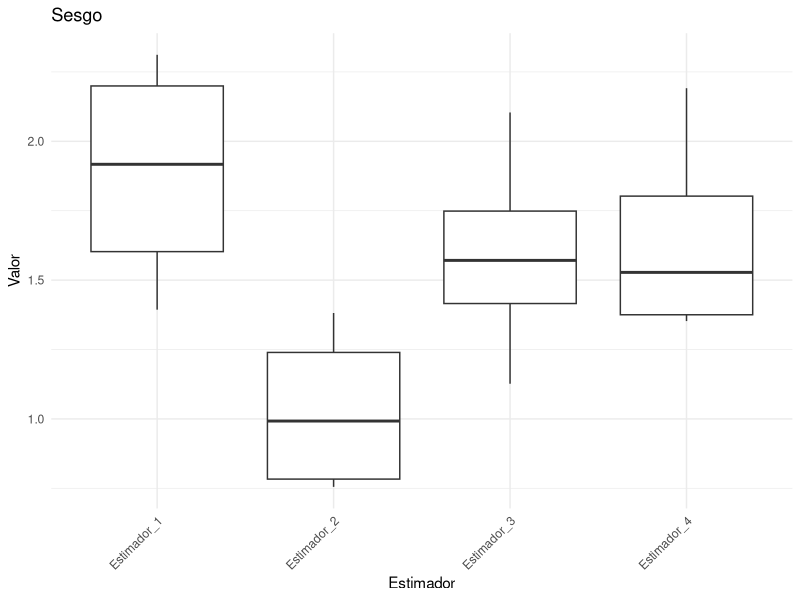
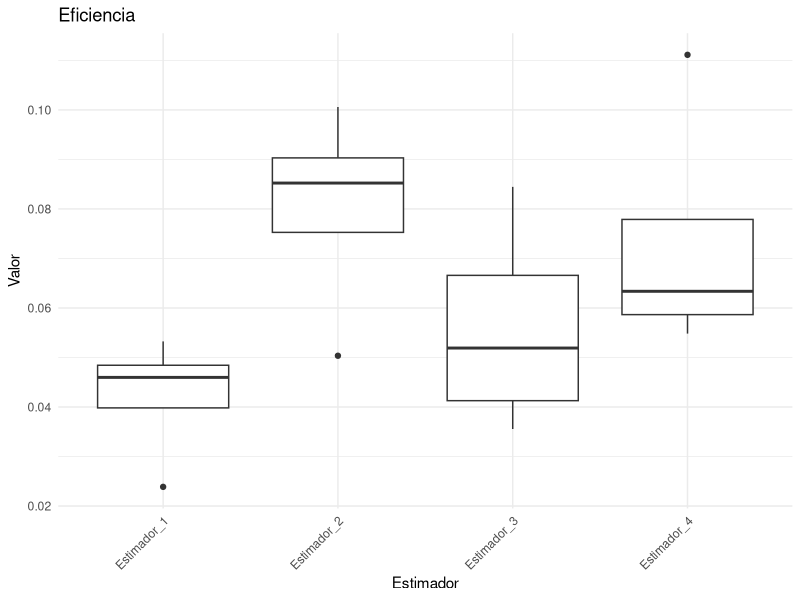
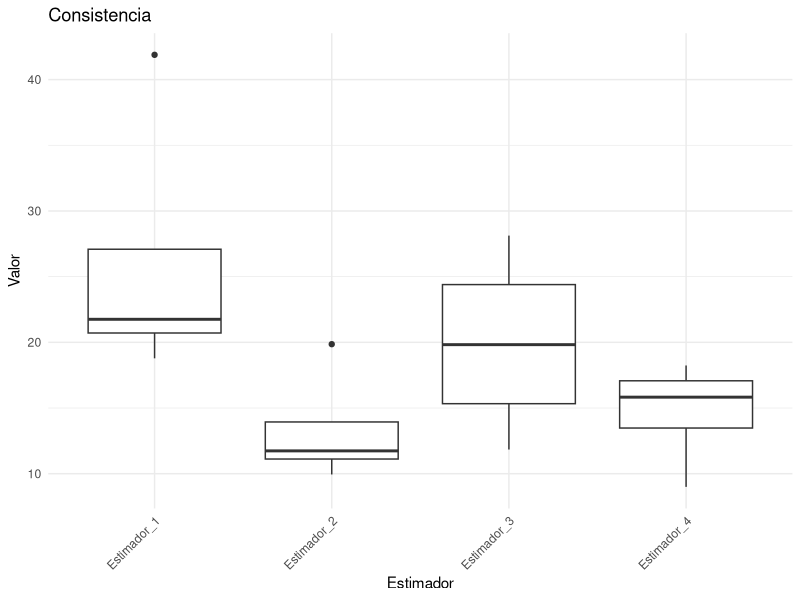

Reproduce these figures in R, in order.
## ---- chunk 1
library(ggplot2)
# semilla
set.seed(123)

# Definimos las muestra - cantidad de simulaciones
n_muestras <- c(20, 50, 100, 1000)

# valor del parámetro θ
theta <- 5

# Almacenamos los resultados
resultados <- list()

# Se realizan las  simulaciones
for (n in n_muestras) {
  num_simulaciones <- n  # Ajustamos el número de simulaciones a n
  
  # Creamos los estimadores
  estimadores <- list(
    Estimador_1 = function(x) (x[1] + x[2])/6 + (x[3] + x[4])/3,
    Estimador_2 = function(x) (x[1] + 2*x[2] + 3*x[3] + 4*x[4])/5,
    Estimador_3 = function(x) sum(x)/4,
    Estimador_4 = function(x) (min(x) + max(x))/2
  )
  simulaciones <- matrix(rexp(4 * num_simulaciones, rate = 1/theta), nrow = num_simulaciones)
  
  estimaciones <- matrix(apply(simulaciones, 1, function(x) sapply(estimadores, function(est) est(x))), nrow = num_simulaciones)
  
  sesgos <- colMeans(estimaciones) - theta
  eficiencias <- 1 / colMeans((estimaciones - theta)^2)
  consistencias <- colMeans((estimaciones - theta)^2)
  
  medias <- colMeans(estimaciones)
  varianzas <- apply(estimaciones, 2, var)
  
  resultados[[as.character(n)]] <- data.frame(Estimador = names(estimadores), N = n, Sesgo = sesgos, Eficiencia = eficiencias,
                                              Consistencia = consistencias, Media = medias,
                                              Varianza = varianzas)
}
## ---- chunk 2
# Unimos los resultados en un DataFrame
resultados_df <- do.call(rbind, resultados)
rownames(resultados_df) <- NULL

# Resultados por cada parametro y propiedad
print(resultados_df)

# tema para las gráficas
theme_set(theme_minimal())

#  Propiedad Sesgo -Gráfica
sesgo_plot <- ggplot(resultados_df, aes(x = Estimador, y = Sesgo)) +
  geom_boxplot() +
  labs(title = "Sesgo", y = "Valor") +
  theme(axis.text.x = element_text(angle = 45, hjust = 1))

# Propiedad Eficiencia - Gráfica
eficiencia_plot <- ggplot(resultados_df, aes(x = Estimador, y = Eficiencia)) +
  geom_boxplot() +
  labs(title = "Eficiencia", y = "Valor") +
  theme(axis.text.x = element_text(angle = 45, hjust = 1))

# Propiedad Consistencia - Gráfica 
consistencia_plot <- ggplot(resultados_df, aes(x = Estimador, y = Consistencia)) +
  geom_boxplot() +
  labs(title = "Consistencia", y = "Valor") +
  theme(axis.text.x = element_text(angle = 45, hjust = 1))

# Mostrar las gráficas
print(sesgo_plot)
print(eficiencia_plot)
print(consistencia_plot)

